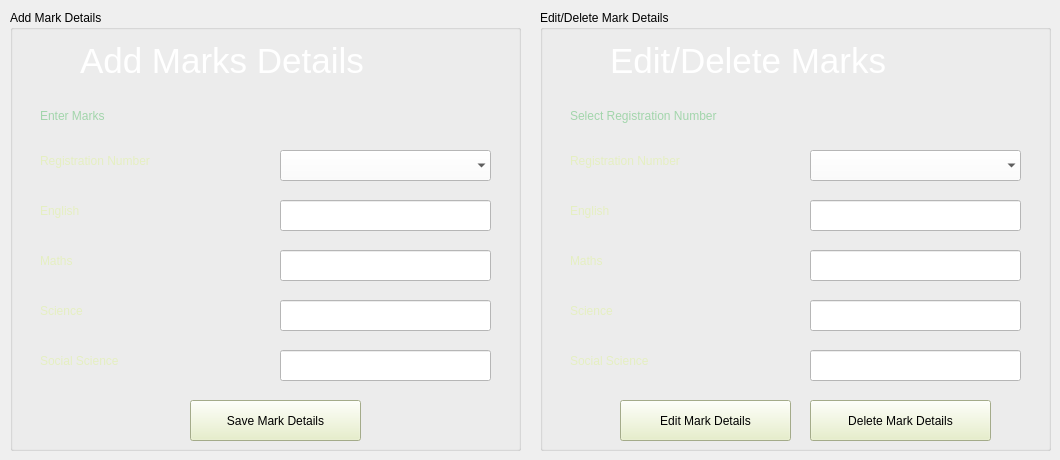
    <widget class="QWidget" name="tab_5">
     <attribute name="title">
      <string>Mark</string>
     </attribute>
     <widget class="QGroupBox" name="groupBox">
      <property name="geometry">
       <rect>
        <x>10</x>
        <y>10</y>
        <width>511</width>
        <height>441</height>
       </rect>
      </property>
      <property name="title">
       <string>Add Mark Details</string>
      </property>
      <widget class="QLabel" name="label_31">
       <property name="geometry">
        <rect>
         <x>70</x>
         <y>20</y>
         <width>341</width>
         <height>61</height>
        </rect>
       </property>
       <property name="font">
        <font>
         <family>MS Shell Dlg 2</family>
         <pointsize>26</pointsize>
         <weight>9</weight>
         <italic>false</italic>
         <bold>false</bold>
        </font>
       </property>
       <property name="styleSheet">
        <string notr="true">color: rgb(255, 255, 255);
font: 75 26pt &quot;MS Shell Dlg 2&quot;;</string>
       </property>
       <property name="text">
        <string>Add Marks Details</string>
       </property>
      </widget>
      <widget class="QLabel" name="l3l1">
       <property name="geometry">
        <rect>
         <x>30</x>
         <y>90</y>
         <width>381</width>
         <height>31</height>
        </rect>
       </property>
       <property name="styleSheet">
        <string notr="true">color: rgb(162, 213, 171);
font: 75 14pt &quot;MS Shell Dlg 2&quot;;
</string>
       </property>
       <property name="text">
        <string>Enter Marks</string>
       </property>
      </widget>
      <widget class="QLabel" name="label_64">
       <property name="geometry">
        <rect>
         <x>30</x>
         <y>130</y>
         <width>211</width>
         <height>41</height>
        </rect>
       </property>
       <property name="styleSheet">
        <string notr="true">color: rgb(229, 239, 193);
font: 75 14pt &quot;MS Serif&quot;;</string>
       </property>
       <property name="text">
        <string>Registration Number</string>
       </property>
      </widget>
      <widget class="QLabel" name="label_65">
       <property name="geometry">
        <rect>
         <x>30</x>
         <y>280</y>
         <width>201</width>
         <height>41</height>
        </rect>
       </property>
       <property name="styleSheet">
        <string notr="true">color: rgb(229, 239, 193);
font: 75 14pt &quot;MS Serif&quot;;</string>
       </property>
       <property name="text">
        <string>Science</string>
       </property>
      </widget>
      <widget class="QLineEdit" name="tb3l2">
       <property name="geometry">
        <rect>
         <x>270</x>
         <y>240</y>
         <width>211</width>
         <height>31</height>
        </rect>
       </property>
       <property name="styleSheet">
        <string notr="true">background-color: rgb(255, 255, 255);</string>
       </property>
      </widget>
      <widget class="QLabel" name="label_66">
       <property name="geometry">
        <rect>
         <x>30</x>
         <y>180</y>
         <width>201</width>
         <height>41</height>
        </rect>
       </property>
       <property name="styleSheet">
        <string notr="true">color: rgb(229, 239, 193);
font: 75 14pt &quot;MS Serif&quot;;</string>
       </property>
       <property name="text">
        <string>English</string>
       </property>
      </widget>
      <widget class="QLabel" name="label_67">
       <property name="geometry">
        <rect>
         <x>30</x>
         <y>230</y>
         <width>201</width>
         <height>41</height>
        </rect>
       </property>
       <property name="styleSheet">
        <string notr="true">color: rgb(229, 239, 193);
font: 75 14pt &quot;MS Serif&quot;;</string>
       </property>
       <property name="text">
        <string>Maths</string>
       </property>
      </widget>
      <widget class="QLineEdit" name="tb3l1">
       <property name="geometry">
        <rect>
         <x>270</x>
         <y>190</y>
         <width>211</width>
         <height>31</height>
        </rect>
       </property>
       <property name="styleSheet">
        <string notr="true">background-color: rgb(255, 255, 255);</string>
       </property>
      </widget>
      <widget class="QLabel" name="label_68">
       <property name="geometry">
        <rect>
         <x>30</x>
         <y>330</y>
         <width>171</width>
         <height>41</height>
        </rect>
       </property>
       <property name="styleSheet">
        <string notr="true">color: rgb(229, 239, 193);
font: 75 14pt &quot;MS Serif&quot;;</string>
       </property>
       <property name="text">
        <string>Social Science</string>
       </property>
      </widget>
      <widget class="QComboBox" name="cb3l1">
       <property name="geometry">
        <rect>
         <x>270</x>
         <y>140</y>
         <width>211</width>
         <height>31</height>
        </rect>
       </property>
       <property name="styleSheet">
        <string notr="true">background-color: rgb(255, 255, 255);</string>
       </property>
       <property name="frame">
        <bool>false</bool>
       </property>
      </widget>
      <widget class="QLineEdit" name="tb3l3">
       <property name="geometry">
        <rect>
         <x>270</x>
         <y>290</y>
         <width>211</width>
         <height>31</height>
        </rect>
       </property>
       <property name="styleSheet">
        <string notr="true">background-color: rgb(255, 255, 255);</string>
       </property>
      </widget>
      <widget class="QLineEdit" name="tb3l4">
       <property name="geometry">
        <rect>
         <x>270</x>
         <y>340</y>
         <width>211</width>
         <height>31</height>
        </rect>
       </property>
       <property name="styleSheet">
        <string notr="true">background-color: rgb(255, 255, 255);</string>
       </property>
      </widget>
      <widget class="QPushButton" name="b3l1">
       <property name="geometry">
        <rect>
         <x>180</x>
         <y>390</y>
         <width>171</width>
         <height>41</height>
        </rect>
       </property>
       <property name="styleSheet">
        <string notr="true">background-color: rgb(229, 239, 193);
font: 12pt &quot;Modern No. 20&quot;;
</string>
       </property>
       <property name="text">
        <string>Save Mark Details</string>
       </property>
      </widget>
     </widget>
     <widget class="QGroupBox" name="groupBox_2">
      <property name="geometry">
       <rect>
        <x>540</x>
        <y>10</y>
        <width>511</width>
        <height>441</height>
       </rect>
      </property>
      <property name="title">
       <string>Edit/Delete Mark Details</string>
      </property>
      <widget class="QLineEdit" name="tb3r1">
       <property name="geometry">
        <rect>
         <x>270</x>
         <y>190</y>
         <width>211</width>
         <height>31</height>
        </rect>
       </property>
       <property name="styleSheet">
        <string notr="true">background-color: rgb(255, 255, 255);</string>
       </property>
      </widget>
      <widget class="QLabel" name="label_69">
       <property name="geometry">
        <rect>
         <x>70</x>
         <y>20</y>
         <width>341</width>
         <height>61</height>
        </rect>
       </property>
       <property name="font">
        <font>
         <family>MS Shell Dlg 2</family>
         <pointsize>26</pointsize>
         <weight>9</weight>
         <italic>false</italic>
         <bold>false</bold>
        </font>
       </property>
       <property name="styleSheet">
        <string notr="true">color: rgb(255, 255, 255);
font: 75 26pt &quot;MS Shell Dlg 2&quot;;</string>
       </property>
       <property name="text">
        <string>Edit/Delete Marks</string>
       </property>
      </widget>
      <widget class="QLabel" name="l3r1">
       <property name="geometry">
        <rect>
         <x>30</x>
         <y>90</y>
         <width>291</width>
         <height>31</height>
        </rect>
       </property>
       <property name="styleSheet">
        <string notr="true">color: rgb(162, 213, 171);
font: 75 14pt &quot;MS Shell Dlg 2&quot;;
</string>
       </property>
       <property name="text">
        <string>Select Registration Number</string>
       </property>
      </widget>
      <widget class="QComboBox" name="cb3r1">
       <property name="geometry">
        <rect>
         <x>270</x>
         <y>140</y>
         <width>211</width>
         <height>31</height>
        </rect>
       </property>
       <property name="styleSheet">
        <string notr="true">background-color: rgb(255, 255, 255);</string>
       </property>
       <property name="frame">
        <bool>false</bool>
       </property>
      </widget>
      <widget class="QLabel" name="label_71">
       <property name="geometry">
        <rect>
         <x>30</x>
         <y>230</y>
         <width>201</width>
         <height>41</height>
        </rect>
       </property>
       <property name="styleSheet">
        <string notr="true">color: rgb(229, 239, 193);
font: 75 14pt &quot;MS Serif&quot;;</string>
       </property>
       <property name="text">
        <string>Maths</string>
       </property>
      </widget>
      <widget class="QLineEdit" name="tb3r2">
       <property name="geometry">
        <rect>
         <x>270</x>
         <y>240</y>
         <width>211</width>
         <height>31</height>
        </rect>
       </property>
       <property name="styleSheet">
        <string notr="true">background-color: rgb(255, 255, 255);</string>
       </property>
      </widget>
      <widget class="QLabel" name="label_72">
       <property name="geometry">
        <rect>
         <x>30</x>
         <y>280</y>
         <width>201</width>
         <height>41</height>
        </rect>
       </property>
       <property name="styleSheet">
        <string notr="true">color: rgb(229, 239, 193);
font: 75 14pt &quot;MS Serif&quot;;</string>
       </property>
       <property name="text">
        <string>Science</string>
       </property>
      </widget>
      <widget class="QLabel" name="label_73">
       <property name="geometry">
        <rect>
         <x>30</x>
         <y>130</y>
         <width>211</width>
         <height>41</height>
        </rect>
       </property>
       <property name="styleSheet">
        <string notr="true">color: rgb(229, 239, 193);
font: 75 14pt &quot;MS Serif&quot;;</string>
       </property>
       <property name="text">
        <string>Registration Number</string>
       </property>
      </widget>
      <widget class="QLabel" name="label_74">
       <property name="geometry">
        <rect>
         <x>30</x>
         <y>330</y>
         <width>171</width>
         <height>41</height>
        </rect>
       </property>
       <property name="styleSheet">
        <string notr="true">color: rgb(229, 239, 193);
font: 75 14pt &quot;MS Serif&quot;;</string>
       </property>
       <property name="text">
        <string>Social Science</string>
       </property>
      </widget>
      <widget class="QLineEdit" name="tb3r4">
       <property name="geometry">
        <rect>
         <x>270</x>
         <y>340</y>
         <width>211</width>
         <height>31</height>
        </rect>
       </property>
       <property name="styleSheet">
        <string notr="true">background-color: rgb(255, 255, 255);</string>
       </property>
      </widget>
      <widget class="QPushButton" name="b3r1">
       <property name="geometry">
        <rect>
         <x>80</x>
         <y>390</y>
         <width>171</width>
         <height>41</height>
        </rect>
       </property>
       <property name="styleSheet">
        <string notr="true">background-color: rgb(229, 239, 193);
font: 12pt &quot;Modern No. 20&quot;;
</string>
       </property>
       <property name="text">
        <string>Edit Mark Details</string>
       </property>
      </widget>
      <widget class="QLineEdit" name="tb3r3">
       <property name="geometry">
        <rect>
         <x>270</x>
         <y>290</y>
         <width>211</width>
         <height>31</height>
        </rect>
       </property>
       <property name="styleSheet">
        <string notr="true">background-color: rgb(255, 255, 255);</string>
       </property>
      </widget>
      <widget class="QLabel" name="label_75">
       <property name="geometry">
        <rect>
         <x>30</x>
         <y>180</y>
         <width>201</width>
         <height>41</height>
        </rect>
       </property>
       <property name="styleSheet">
        <string notr="true">color: rgb(229, 239, 193);
font: 75 14pt &quot;MS Serif&quot;;</string>
       </property>
       <property name="text">
        <string>English</string>
       </property>
      </widget>
      <widget class="QPushButton" name="b3r2">
       <property name="geometry">
        <rect>
         <x>270</x>
         <y>390</y>
         <width>181</width>
         <height>41</height>
        </rect>
       </property>
       <property name="styleSheet">
        <string notr="true">background-color: rgb(229, 239, 193);
font: 12pt &quot;Modern No. 20&quot;;
</string>
       </property>
       <property name="text">
        <string>Delete Mark Details</string>
       </property>
      </widget>
     </widget>
    </widget>
